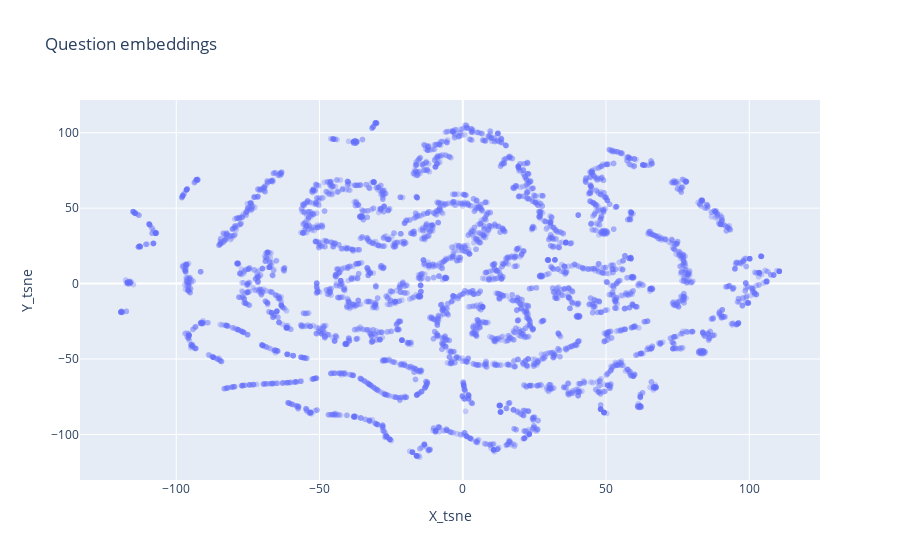

The cell this chart's notebook holds for it:
### Code cell
# Use column names of df for the different parameters x, y, color, ...
fig = px.scatter(questions_with_tsne_embeddings, x="X_tsne", y="Y_tsne",
                 hover_name="question",
                 title="Question embeddings", 
                 range_color=[0, 1],
                 opacity=0.3
                )

fig.show()

### Figure 1 — Plotly figure (JSON) as saved in the notebook; plotly's stock layout.template omitted (floating-point values rounded to 4 significant figures; data arrays with more than 128 entries replaced by an {"elided": "..."} marker saying what was removed)
{"data": [{"hovertemplate": "<b>%{hovertext}</b><br><br>X_tsne=%{x}<br>Y_tsne=%{y}<extra></extra>", "hovertext": {"elided": "5000 str values"}, "legendgroup": "", "marker": {"color": "#636efa", "opacity": 0.3, "symbol": "circle"}, "mode": "markers", "name": "", "showlegend": false, "type": "scattergl", "x": {"elided": "5000 float values"}, "xaxis": "x", "y": {"elided": "5000 float values"}, "yaxis": "y"}], "layout": {"legend": {"tracegroupgap": 0}, "title": {"text": "Question embeddings"}, "xaxis": {"anchor": "y", "domain": [0, 1], "title": {"text": "X_tsne"}}, "yaxis": {"anchor": "x", "domain": [0, 1], "title": {"text": "Y_tsne"}}}}
